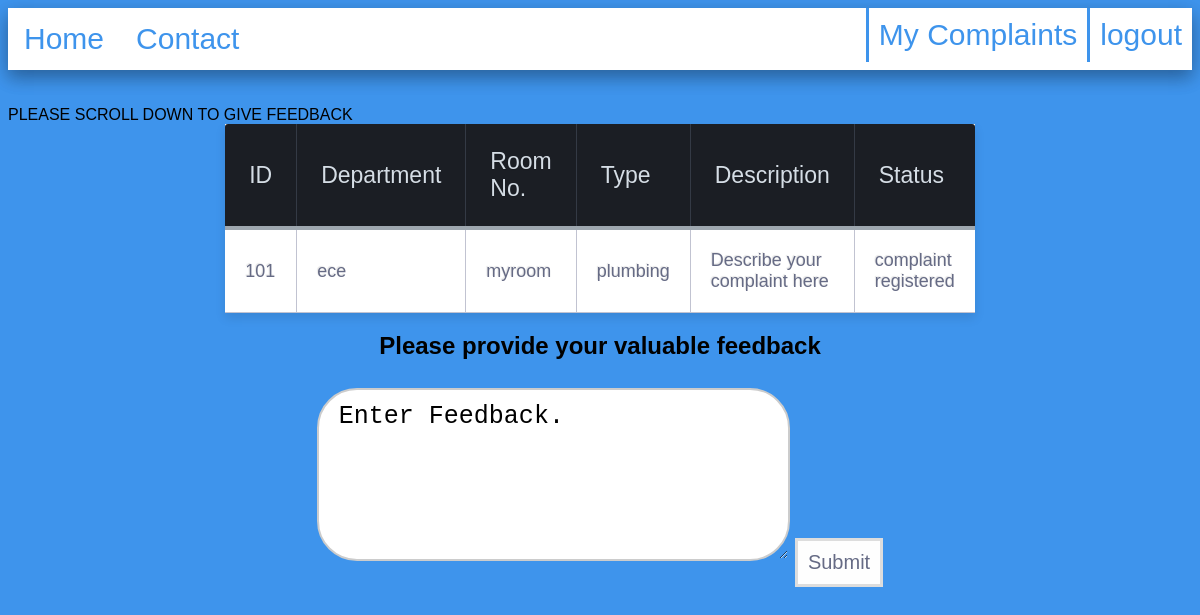
Screenshot of /viewMy.php with the database file from the repository.
### tables this page shows
CREATE TABLE IF NOT EXISTS `complaints` (
  `id` int(15) NOT NULL AUTO_INCREMENT,
  `userid` varchar(15) NOT NULL,
  `department` text NOT NULL,
  `roomno` text NOT NULL,
  `type` text NOT NULL,
  `description` text NOT NULL,
  `status` text NOT NULL,
  PRIMARY KEY (`id`),
  KEY `userid` (`userid`),
  KEY `id` (`id`)
);

### viewMy.php (the view, shortened to what this page needs)
<!DOCTYPE html>
<html>
<head>
<link rel="stylesheet" href="styletable.css">
</head>
<body>
<ul>
  <li><a href="complaintstatus.php">Home</a></li>
  <li style="float:right"><form action="logout.php" method="post">
    <input class="navinput" type="submit" name="Logout" value="logout">
</form></li>
<li style="float:right"><form action="viewMy.php" method="post">
    <input class="navinput" type="submit" name="view" value="My Complaints">
</form></li>
  <li class="dropdown">
    <a href="javascript:void(0)" class="dropbtn">Contact</a>
</li>
</ul><br><br>
<marquee>PLEASE SCROLL DOWN TO GIVE FEEDBACK</marquee>
<?php
$con = mysqli_connect("localhost","root","root","complaintdatabase");
  $id=$_SESSION['uid'];
   $sql="SELECT * from complaints where userid='$id'";
    echo "<center><table><tr><th>ID</th><th>Department</th><th>Room No.</th><th>Type</th><th>Description</th><th>Status</th></tr>" ;
	if ($result=mysqli_query($con,$sql))
  {
    while($row = mysqli_fetch_assoc($result)) {
        echo "<td> " . $row["id"]. "</td>";
		echo "<td> " . $row["department"]. "</td>";
		echo "<td> " . $row["roomno"]. "</td>";
		echo "<td> " . $row["type"]. "</td>";
		echo "<td> " . $row["description"]. "</td>";
		echo "<td> " . $row["status"]. "</td>";
    }
  }
	echo "</table></center>";
	echo "<center><h2>Please provide your valuable feedback</h2></center>";
       echo '<center><form action="feedback.php" method="POST">
  	<input type="hidden" name="id" value="$_SESSION["uid"]">
    <textarea id="message" name="message" rows="5" cols="30" class="form-control" required>Enter Feedback.</textarea>
    <input type="submit" class="buttonU" name="submit" value="Submit"/></form></center>';
?>
</body>
</html>

### styletable.css (style rules this page uses)
ul { list-style-type: none; margin: 0; padding: 0; overflow: hidden; background-color: #ffffff; box-shadow: 0 8px 16px 0 rgba(0,0,0,0.2), 0 6px 20px 0 rgba(0,0,0,0.19); }
li { float: left; font-size:30px; }
li a, .dropbtn { display: inline-block; color: #3e94ec; text-align: center; padding: 14px 16px; text-decoration: none; }
li.dropdown { display: block; }
.navinput { color:#3e94ec; padding: 10px; border-left:3px solid #3e94ec; background-color:white; font-size:30px; }
textarea { width: 40%; padding: 12px 20px; margin: 8px 0; display: inline-block; border: 2px solid #ccc; font-size:25px; border-radius:40px; box-sizing: border-box; }
input { color:#3e94ec; border:none; background-color:white; font-size:30px; }
body { overflow:auto; background-color: #3e94ec; font-family: Arial, Helvetica, sans-serif; margin: 0 5px 10 5px; height: 620px; }
table { background: white; border-collapse: collapse; margin: auto; max-width: 600px; padding:5px; width: 100%; box-shadow: 0 5px 10px rgba(0, 0, 0, 0.1); animation: float 5s infinite; }
th { color:#D5DDE5; background:#1b1e24; border-bottom:4px solid #9ea7af; border-right: 1px solid #343a45; font-size:23px; font-weight: 100; padding:24px; text-align:left; text-shadow: 0 1px 1px rgba(0, 0, 0, 0.1); vertical-align:middle; }
th:first-child { border-top-left-radius:3px; }
th:last-child { border-top-right-radius:3px; border-right:none; }
tr { border-top: 1px solid #C1C3D1; border-bottom-: 1px solid #C1C3D1; color:#666B85; font-size:16px; font-weight:normal; text-shadow: 0 1px 1px rgba(256, 256, 256, 0.1); }
tr:first-child { border-top:none; }
td { background:#FFFFFF; padding:20px; text-align:left; vertical-align:middle; font-weight:300; font-size:18px; text-shadow: -1px -1px 1px rgba(0, 0, 0, 0.1); border-right: 1px solid #C1C3D1; }
td:last-child { border-right: 0px; }
.buttonU { background-color: #fefefe; color: #666B85; text-align:center; font-size:20px; border:solid #ddd; padding: 10px ; }

### rows the page displays
complaints: id "101", department "ece", roomno "myroom", type "plumbing", description "Describe your complaint here", status "complaint registered"
